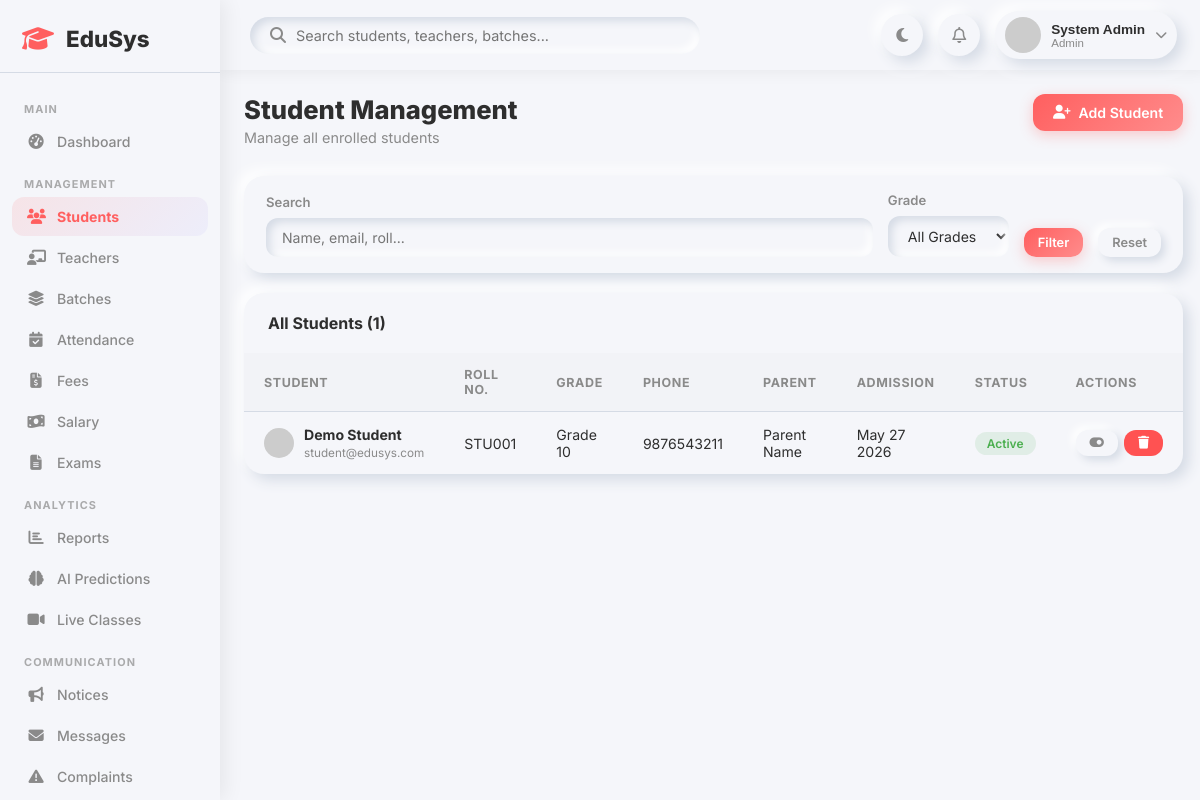
The app's page /admin/students.php (signed in) with its own data.
### tables this page shows
CREATE TABLE IF NOT EXISTS students (
    id INT AUTO_INCREMENT PRIMARY KEY,
    user_id INT NOT NULL,
    roll_number VARCHAR(50) UNIQUE,
    date_of_birth DATE,
    gender ENUM('male','female','other'),
    phone VARCHAR(20),
    address TEXT,
    parent_name VARCHAR(150),
    parent_phone VARCHAR(20),
    grade VARCHAR(20),
    admission_date DATE DEFAULT (CURRENT_DATE),
    FOREIGN KEY (user_id) REFERENCES users(id) ON DELETE CASCADE
);

CREATE TABLE IF NOT EXISTS users (
    id INT AUTO_INCREMENT PRIMARY KEY,
    name VARCHAR(150) NOT NULL,
    email VARCHAR(150) UNIQUE NOT NULL,
    password VARCHAR(255) NOT NULL,
    role ENUM('admin','teacher','student') NOT NULL DEFAULT 'student',
    avatar VARCHAR(255) DEFAULT NULL,
    status ENUM('active','inactive','pending') DEFAULT 'pending',
    created_at TIMESTAMP DEFAULT CURRENT_TIMESTAMP,
    updated_at TIMESTAMP DEFAULT CURRENT_TIMESTAMP ON UPDATE CURRENT_TIMESTAMP
);

### admin/students.php (the view, shortened to what this page needs)
<?php
require_once '../includes/header.php';
$search = $_GET['q'] ?? '';
$where = "WHERE u.role='student'";
$students = $conn->query("SELECT u.id as user_id, u.name, u.email, u.status, s.roll_number, s.grade, s.phone, s.parent_name, s.admission_date FROM students s JOIN users u ON s.user_id=u.id $where ORDER BY s.id DESC");
?>
<div class="page-header">
    <div><h1>Student Management</h1><p>Manage all enrolled students</p></div>
    <div class="page-actions">
        <button class="btn btn-primary" onclick="openModal('addStudentModal')"><i class="fa-solid fa-user-plus"></i> Add Student</button>
    </div>
</div>
<div class="form-card" style="margin-bottom:20px;padding:16px 22px;">
    <form method="GET" style="display:flex;gap:15px;flex-wrap:wrap;align-items:flex-end;">
        <div class="form-group" style="flex:1;min-width:200px;">
            <label>Search</label>
            <input name="q" value="<?= htmlspecialchars($search) ?>" placeholder="Name, email, roll..." class="form-control">
        </div>
        <div class="form-group">
            <label>Grade</label>
            <select name="grade" class="form-control">
                <option value="">All Grades</option>
            </select>
        </div>
        <button type="submit" class="btn btn-primary btn-sm">Filter</button>
        <a href="students.php" class="btn btn-outline btn-sm">Reset</a>
    </form>
</div>
<div class="table-card">
    <div class="table-header">
        <h3>All Students (<?= $students->num_rows ?>)</h3>
    </div>
    <div class="table-responsive">
        <table>
            <thead><tr><th>Student</th><th>Roll No.</th><th>Grade</th><th>Phone</th><th>Parent</th><th>Admission</th><th>Status</th><th>Actions</th></tr></thead>
            <tbody>
                <?php if ($students->num_rows === 0): ?>
                <tr><td colspan="8" style="text-align:center;padding:40px;color:var(--text-secondary);">No students found.</td></tr>
                <?php else: ?>
                <?php while ($s = $students->fetch_assoc()): ?>
                <tr>
                    <td><div style="display:flex;align-items:center;gap:10px;"><img src="https://i.pravatar.cc/35?u=<?= $s['email'] ?>" class="avatar-sm"><div><strong><?= htmlspecialchars($s['name']) ?></strong><br><small style="color:var(--text-secondary);"><?= htmlspecialchars($s['email']) ?></small></div></div></td>
                    <td><?= $s['roll_number'] ?></td>
                    <td><?= $s['grade'] ?? '-' ?></td>
                    <td><?= $s['phone'] ?? '-' ?></td>
                    <td><?= $s['parent_name'] ?? '-' ?></td>
                    <td><?= $s['admission_date'] ? date('M d Y', strtotime($s['admission_date'])) : '-' ?></td>
                    <td><span class="badge-pill <?= $s['status']==='active'?'badge-success':'badge-warning' ?>"><?= ucfirst($s['status']) ?></span></td>
                    <td>
                        <div style="display:flex;gap:6px;">
                            <form method="POST" style="display:inline;">
                                <button class="btn btn-outline btn-sm" title="Toggle Status"><i class="fa-solid fa-toggle-on"></i></button>
                            </form>
                            <form method="POST" onsubmit="return confirm('Delete student?')" style="display:inline;">
                                <button class="btn btn-danger btn-sm"><i class="fa-solid fa-trash"></i></button>
                            </form>
                        </div>
                    </td>
                </tr>
                <?php endwhile; ?>
                <?php endif; ?>
            </tbody>
        </table>
    </div>
</div>
<?php require_once '../includes/footer.php'; ?>

### css/dashboard.css (style rules this page uses)
:root { --primary: #FF5F5F; --secondary: #6C63FF; --background: #F5F6FA; --text-primary: #2E2E2E; --text-secondary: #8A8A8A; --shadow-light: #ffffff; --shadow-dark: #d5dbe5; --neu: 6px 6px 14px var(--shadow-dark), -6px -6px 14px var(--shadow-light); --neu-sm: 4px 4px 8px var(--shadow-dark), -4px -4px 8px var(--shadow-light); --neu-in: inset 4px 4px 8px var(--shadow-dark), inset -4px -4px 8px var(--shadow-light); --success: #4CAF50; --danger: #FF5252; --warning: #FF9800; --info: #2196F3; --sidebar-width: 260px; }
* { margin: 0; padding: 0; box-sizing: border-box; }
body { font-family: 'Inter', sans-serif; background: var(--background); color: var(--text-primary); transition: background 0.3s, color 0.3s; }
.page-header { display: flex; justify-content: space-between; align-items: flex-start; margin-bottom: 30px; flex-wrap: wrap; gap: 15px; }
.page-header h1 { font-size: 1.6rem; font-weight: 800; }
.page-header p { color: var(--text-secondary); font-size: 0.9rem; margin-top: 4px; }
.page-actions { display: flex; gap: 12px; flex-wrap: wrap; }
.table-card { background: var(--background); border-radius: 20px; box-shadow: var(--neu); overflow: hidden; margin-bottom: 25px; }
.table-header { display: flex; justify-content: space-between; align-items: center; padding: 20px 24px; flex-wrap: wrap; gap: 10px; }
.table-header h3 { font-size: 1rem; font-weight: 700; }
.table-responsive { overflow-x: auto; }
table { width: 100%; border-collapse: collapse; }
th, td { padding: 14px 20px; text-align: left; }
th { font-size: 0.78rem; text-transform: uppercase; letter-spacing: 0.05em; color: var(--text-secondary); font-weight: 700; border-bottom: 1px solid var(--shadow-dark); background: rgba(0,0,0,0.01); }
td { font-size: 0.88rem; border-bottom: 1px solid rgba(0,0,0,0.04); }
tr:last-child td { border-bottom: none; }
.badge-pill { display: inline-block; padding: 4px 12px; border-radius: 20px; font-size: 0.75rem; font-weight: 600; }
.badge-success { background: rgba(76,175,80,0.12); color: var(--success); }
.btn { display: inline-flex; align-items: center; gap: 8px; padding: 10px 20px; border-radius: 12px; border: none; font-family: 'Inter', sans-serif; font-size: 0.88rem; font-weight: 600; cursor: pointer; transition: all 0.2s ease; text-decoration: none; }
.btn-primary { background: linear-gradient(135deg, var(--primary), #ff8c8c); color: white; box-shadow: 0 4px 14px rgba(255,95,95,0.3); }
.btn-outline { background: var(--background); box-shadow: var(--neu-sm); color: var(--text-secondary); }
.btn-sm { padding: 7px 14px; font-size: 0.8rem; }
.btn-danger { background: var(--danger); color: white; }
.form-card { background: var(--background); border-radius: 20px; box-shadow: var(--neu); padding: 28px; margin-bottom: 25px; }
.form-group { display: flex; flex-direction: column; gap: 8px; }
.form-group label { font-size: 0.82rem; font-weight: 600; color: var(--text-secondary); }
.form-control { padding: 11px 16px; border: none; border-radius: 12px; background: var(--background); box-shadow: var(--neu-in); font-family: 'Inter', sans-serif; font-size: 0.88rem; color: var(--text-primary); outline: none; transition: box-shadow 0.2s; width: 100%; }
select.form-control { cursor: pointer; }
.avatar-sm { width: 30px; height: 30px; border-radius: 50%; object-fit: cover; }

### css/responsive.css (style rules this page uses)
@media (max-width: 1200px) { :root { --sidebar-width: 220px; } }

### records on screen
students: user.name "Demo Student", user.email "student@edusys.com", roll_number "STU001", grade "Grade 10", phone "9876543211", parent_name "Parent Name", admission_date "May 27 2026", user.status "Active"

### other values on screen
$name "System Admin"
$role "Admin"
$students->num_rows "1"
